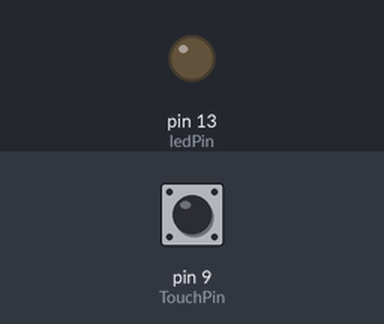
This sketch was run on a simulated Arduino Uno, built with avr-gcc and run on an emulated ATmega328P. Shown: output pins drawn as LEDs (lit = HIGH). Inputs (shaded band) come from the test bench; at power-on: pin 9 (TouchPin) LOW.

Above: at 1.2 s.
1.3 s: pin 9 (TouchPin) pulled HIGH for 0.15 s
At 1.37 s:
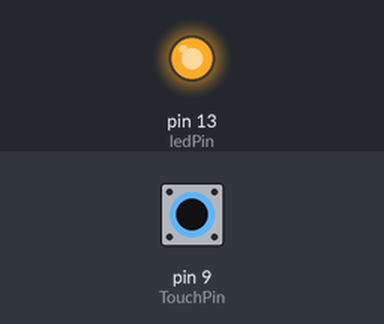
2.9 s: pin 9 (TouchPin) pulled HIGH for 3.2 s
At 7.0 s:
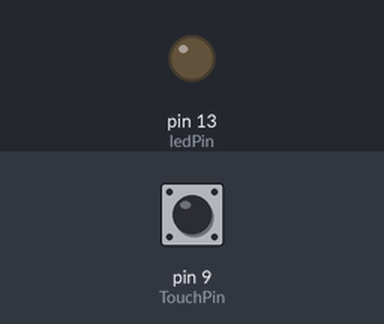
Timing chart, 0 to 8.5 s (numbered marks = the images above; inputs shaded):
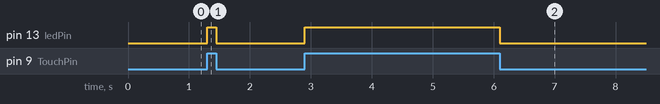

The sketch:

touch.ino
```cpp
const int TouchPin=9;
const int ledPin=13;
void setup() {
  pinMode(TouchPin, INPUT);
  pinMode(ledPin,OUTPUT);
}

void loop() {
  int sensorValue = digitalRead(TouchPin);
  if(sensorValue==1)
  {
    digitalWrite(ledPin,HIGH);
  }
  else
  {
    digitalWrite(ledPin,LOW);
  }
}
```

Measured:
- after the input at 1.3 s, pin 13 (ledPin): LOW → HIGH at once, → LOW 0.15 s later
- after the input at 2.9 s, pin 13 (ledPin): LOW → HIGH at once, → LOW 3.2 s later
